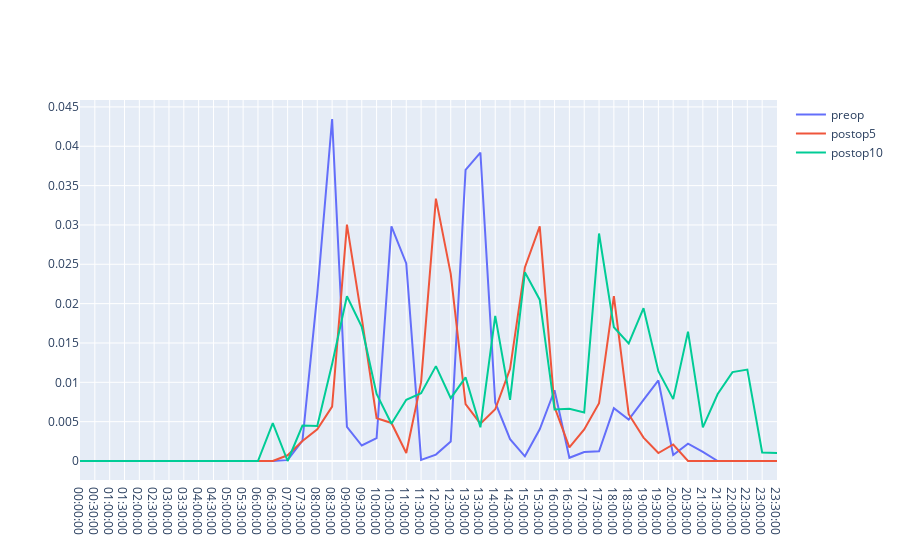

Notebook code cell kept with this figure:
### Code cell
#Average over days
# Score
param = 'probability_tremor'
#Smoothing
smoothed = df[param].groupby(pd.Grouper(freq='30Min')).aggregate(np.mean)
#Which phases to plot
phasesToConsider = ['preop','postop5','postop10']

fig = go.Figure()
for phase in range(df_fine_patient_phases.shape[0]):
    if np.isin(df_fine_patient_phases['phase'].iloc[phase],phasesToConsider,):
        days=[]
        start = df_fine_patient_phases['start_date'].iloc[phase]
        end = df_fine_patient_phases['end_date'].iloc[phase]
        diffDays=(end-start).days
        td = datetime.timedelta(days=1)
        for i in range(diffDays):
            d = smoothed[np.isin(smoothed.index.date,(start+i*td).date())].values
            ticks = smoothed[np.isin(smoothed.index.date,(start+i*td).date())].index
            days.append(d)
        days=np.array(days)
        days[np.isnan(days)]=0
        days = days[np.any(days!=0,axis=1),:]
        if days.shape[0]>0:
            l = go.Scatter(x=[str(tic) for tic in ticks.time],y=np.nanmean(days,axis=0), mode="lines",name=df_fine_patient_phases['phase'].iloc[phase])
            fig.add_trace(l)

fig.show()

### Figure 1 — Plotly figure (JSON) as saved in the notebook; plotly's stock layout.template omitted (floating-point values rounded to 4 significant figures)
{"data": [{"mode": "lines", "name": "preop", "type": "scatter", "x": ["00:00:00", "00:30:00", "01:00:00", "01:30:00", "02:00:00", "02:30:00", "03:00:00", "03:30:00", "04:00:00", "04:30:00", "05:00:00", "05:30:00", "06:00:00", "06:30:00", "07:00:00", "07:30:00", "08:00:00", "08:30:00", "09:00:00", "09:30:00", "10:00:00", "10:30:00", "11:00:00", "11:30:00", "12:00:00", "12:30:00", "13:00:00", "13:30:00", "14:00:00", "14:30:00", "15:00:00", "15:30:00", "16:00:00", "16:30:00", "17:00:00", "17:30:00", "18:00:00", "18:30:00", "19:00:00", "19:30:00", "20:00:00", "20:30:00", "21:00:00", "21:30:00", "22:00:00", "22:30:00", "23:00:00", "23:30:00"], "y": [0, 0, 0, 0, 0, 0, 0, 0, 0, 0, 0, 0, 0, 0, 0.000109, 0.002594, 0.02124, 0.04346, 0.004325, 0.00197, 0.00291, 0.02982, 0.02511, 0.000138, 0.0008138, 0.00249, 0.037, 0.0392, 0.007439, 0.002781, 0.0005981, 0.004034, 0.008991, 0.0004083, 0.00115, 0.001225, 0.006706, 0.005268, 0.007758, 0.01024, 0.0007627, 0.002194, 0.001171, 0, 0, 0, 0, 0]}, {"mode": "lines", "name": "postop5", "type": "scatter", "x": ["00:00:00", "00:30:00", "01:00:00", "01:30:00", "02:00:00", "02:30:00", "03:00:00", "03:30:00", "04:00:00", "04:30:00", "05:00:00", "05:30:00", "06:00:00", "06:30:00", "07:00:00", "07:30:00", "08:00:00", "08:30:00", "09:00:00", "09:30:00", "10:00:00", "10:30:00", "11:00:00", "11:30:00", "12:00:00", "12:30:00", "13:00:00", "13:30:00", "14:00:00", "14:30:00", "15:00:00", "15:30:00", "16:00:00", "16:30:00", "17:00:00", "17:30:00", "18:00:00", "18:30:00", "19:00:00", "19:30:00", "20:00:00", "20:30:00", "21:00:00", "21:30:00", "22:00:00", "22:30:00", "23:00:00", "23:30:00"], "y": [0, 0, 0, 0, 0, 0, 0, 0, 0, 0, 0, 0, 0, 0, 0.0007246, 0.002548, 0.004022, 0.006916, 0.03004, 0.01816, 0.005447, 0.004837, 0.001014, 0.01002, 0.03335, 0.02378, 0.007228, 0.004746, 0.006576, 0.0117, 0.0246, 0.02982, 0.006854, 0.001733, 0.004017, 0.007355, 0.02096, 0.005948, 0.002977, 0.001014, 0.002101, 0, 0, 0, 0, 0, 0, 0]}, {"mode": "lines", "name": "postop10", "type": "scatter", "x": ["00:00:00", "00:30:00", "01:00:00", "01:30:00", "02:00:00", "02:30:00", "03:00:00", "03:30:00", "04:00:00", "04:30:00", "05:00:00", "05:30:00", "06:00:00", "06:30:00", "07:00:00", "07:30:00", "08:00:00", "08:30:00", "09:00:00", "09:30:00", "10:00:00", "10:30:00", "11:00:00", "11:30:00", "12:00:00", "12:30:00", "13:00:00", "13:30:00", "14:00:00", "14:30:00", "15:00:00", "15:30:00", "16:00:00", "16:30:00", "17:00:00", "17:30:00", "18:00:00", "18:30:00", "19:00:00", "19:30:00", "20:00:00", "20:30:00", "21:00:00", "21:30:00", "22:00:00", "22:30:00", "23:00:00", "23:30:00"], "y": [0, 0, 0, 0, 0, 0, 0, 0, 0, 0, 0, 0, 0, 0.004823, 0, 0.004499, 0.004448, 0.01234, 0.02094, 0.01704, 0.00852, 0.00474, 0.00778, 0.008615, 0.01206, 0.007981, 0.01063, 0.004277, 0.01844, 0.00778, 0.02398, 0.0205, 0.006542, 0.006632, 0.006169, 0.02892, 0.017, 0.01495, 0.01942, 0.01142, 0.00786, 0.01645, 0.004267, 0.008511, 0.0113, 0.01161, 0.001076, 0.001029]}], "layout": {}}
